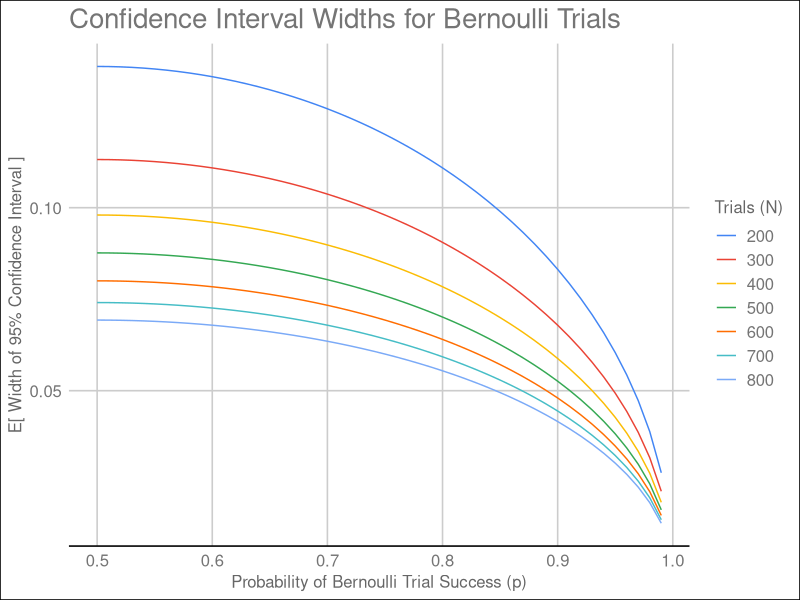
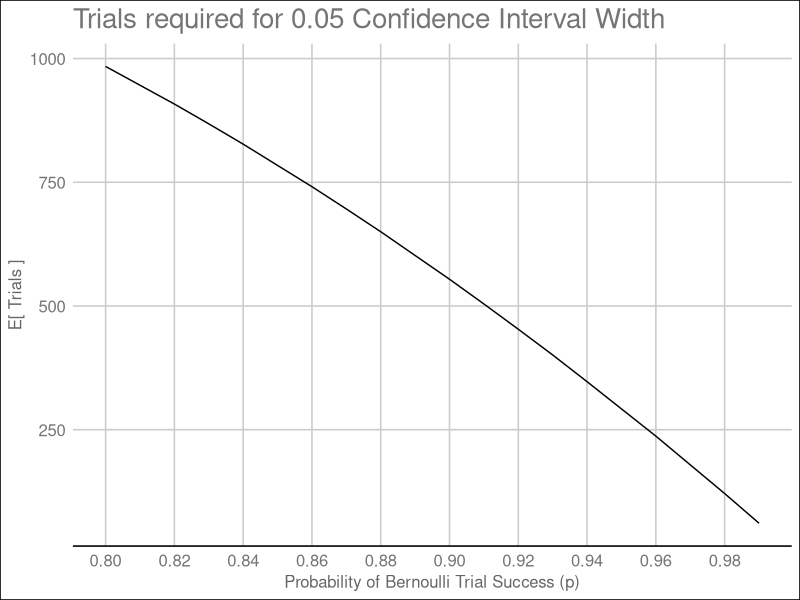

Write R code to recreate these figures, in order.
## ---- chunk 1
knitr::opts_chunk$set(echo = TRUE)
## ---- chunk 2
library(tidyverse)
library(ggthemes)

probs <- seq(0.50, 0.99, 0.01)
N     <- seq(50, 1000, 1)
runs  <- seq(200, 800, 100)

width_func <- function(p, N) {
  std_dev <- sqrt(p * (1-p))
  z <- qnorm(.975) # 95% CI
  width <- 2 * z * std_dev/sqrt(N)
  return(width)
}

df <- expand.grid(N, probs)
names(df) <- c("N", "P")

df <- df %>%
  mutate(width = width_func(.$P, .$N))
## ---- chunk 3
df %>%
  filter(N %in% runs) %>%
  ggplot(aes(x = P, y = width, color = factor(N))) +
  geom_line() +
  scale_color_gdocs() +
  theme_gdocs() +
  labs(
    title = "Confidence Interval Widths for Bernoulli Trials",
    x = "Probability of Bernoulli Trial Success (p)",
    y = "E[ Width of 95% Confidence Interval ]",
    color = "Trials (N)"
  )
## ---- chunk 4
min.df <- df %>%
  filter(width <= 0.05) %>%
  group_by(P) %>%
  summarise(min_runs = min(N))

min.df %>%
  ggplot(aes(x = P, y = min_runs)) +
  geom_line() +
  scale_color_gdocs() +
  theme_gdocs() +
  scale_x_continuous(breaks = seq(0.8, 1, 0.02)) +
  labs(
    title = "Trials required for 0.05 Confidence Interval Width",
    x = "Probability of Bernoulli Trial Success (p)",
    y = "E[ Trials ]"
  )
